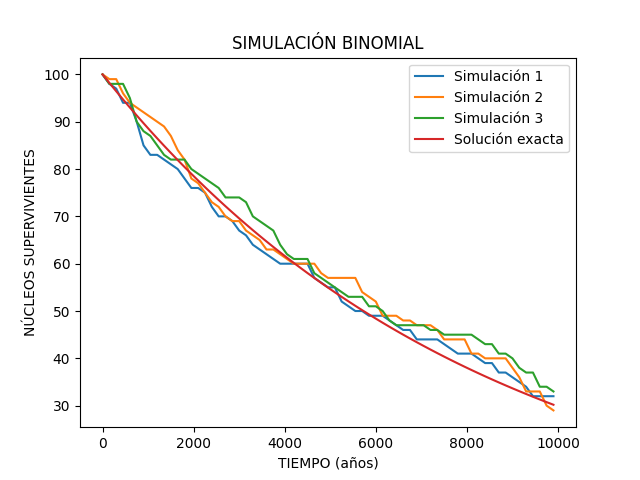

This chart was generated by the following Python code:
import matplotlib.pyplot as plt
import numpy as np

#### CONSTANTES FÍSICAS 
## Vamos a trabajar en años
T12 = 5730.0
Lambda = np.log(2)/T12

n0 = 10**2 #número de núcleos a tiempo 0

t = 10000 #tiempo que vamos a simular
dt = 150  #intervalo de tiempo
u = int(t/dt) #número de intervalos

N=n0 #número de núcleos supervivientes
D = 0 #número de núcleos desintegrados

p= 1- np.exp(-Lambda*dt)

def simulacion():
    tiempos = []
    supervivientes = []
    N=n0

    for i in range(u + 1):
        tiempos.append(i*dt)
        supervivientes.append(N)

        D = 0
        D = np.random.binomial(N, p)
        N -= D

    return tiempos, supervivientes        

# Ejecutar 3 simulaciones
tiempos, N1 = simulacion()
_, N2 = simulacion()
_, N3 = simulacion()

# Guardar todo junto
datos = np.column_stack((tiempos, N1, N2, N3))
np.savetxt("simulaciones/binomial.txt", datos)

tiempos = np.array(tiempos) #para graficar la solución exacta

# Graficar
plt.title("SIMULACIÓN BINOMIAL")
plt.plot(tiempos, N1, label="Simulación 1")
plt.plot(tiempos, N2, label="Simulación 2")
plt.plot(tiempos, N3, label="Simulación 3")
plt.plot(tiempos, n0*np.exp(-Lambda*tiempos), label="Solución exacta")
plt.xlabel("TIEMPO (años)")
plt.ylabel("NÚCLEOS SUPERVIVIENTES")
plt.legend()
plt.savefig("simulaciones/binomial.png")
plt.show()
